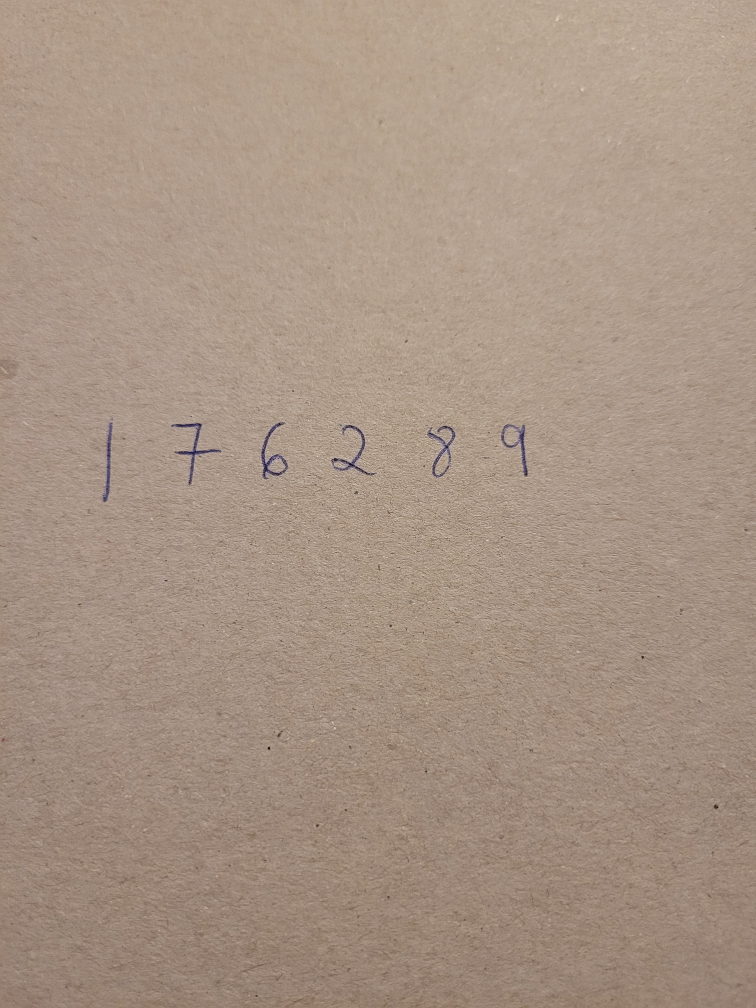
#> input picture number.jpg, 3024 x 4032 px (shown at 1/4 size)
$ python handwritten_recognition.py
#> lines starting #> are read from the running program, lines starting #| are printed output that depends on the picture; after the words box and inside, x2 and y2 are one past the last pixel; in counts of white or black regions, pixels touching at a corner belong together
import cv2
import numpy as np
import matplotlib.pyplot as plt

# import image to be used
pic = cv2.imread('number.jpg')
#> pic is the input picture: shape (4032, 3024, 3); mean B, G, R 132.6, 148.1, 167.8
grey_img = cv2.cvtColor(pic, cv2.COLOR_BGR2GRAY)
grey_img = cv2.resize(grey_img,(800,800))
#> grey_img: shape (800, 800)
plt.figure(figsize = (2,2))
cv2.imshow('grey_img', grey_img)
cv2.waitKey(0)
#closing all open windows
cv2.destroyAllWindows()

# crop picture to show just where the numbers are
crop = pic[1500:2100,300:2300]
grey_img = cv2.cvtColor(crop, cv2.COLOR_BGR2GRAY)
#> grey_img: shape (600, 2000)
cv2.imshow('crop', crop)
cv2.waitKey(0)
cv2.destroyAllWindows()

# transform picture into required format of white writing and black background
ret, threshold = cv2.threshold(grey_img, 90, 255, cv2.THRESH_BINARY_INV)
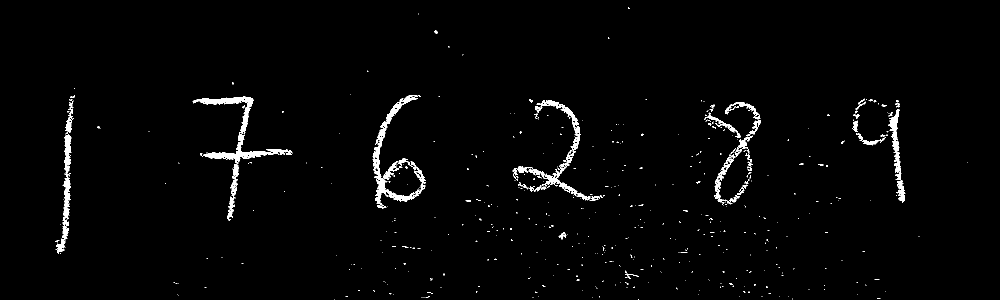
#> threshold: shape (600, 2000) (shown at 1/2 size); 1.8% white; 516 white regions (463 under 20 px), largest, box (x1, y1, x2, y2) and area: (745, 190, 851, 417) 3172, (406, 264, 584, 438) 2810, (111, 268, 143, 508) 2103
cv2.imshow('threshold', threshold)
cv2.waitKey(0)
cv2.destroyAllWindows()

# use opening to method to get rid of white dots (erosion) and then increasing whiteness in the numbers (dilation)
kernel = np.ones((3,3), np.uint8)
opening = cv2.morphologyEx(threshold, cv2.MORPH_OPEN, kernel)
#> opening: shape (600, 2000); 1.3% white; 181 white regions (84 under 20 px), largest, box (x1, y1, x2, y2) and area: (409, 298, 575, 325) 1533, (402, 193, 507, 267) 1503, (1779, 219, 1801, 345) 1096

# and then dilation again to increase white thickness in the numbers
dilate = cv2.dilate(opening,kernel, iterations=15)
#> dilate: shape (600, 2000); 10.9% white; 13 white regions, largest, box (x1, y1, x2, y2) and area: (371, 150, 597, 450) 24200, (1381, 189, 1536, 423) 23103, (731, 175, 865, 432) 21815
cv2.imshow('dilate', dilate)
cv2.waitKey(0)
cv2.destroyAllWindows()

# repeat same procedure to get rid of more noise
opening2 = cv2.morphologyEx(dilate, cv2.MORPH_OPEN, kernel)
dilate2 = cv2.dilate(opening2,kernel, iterations=15)
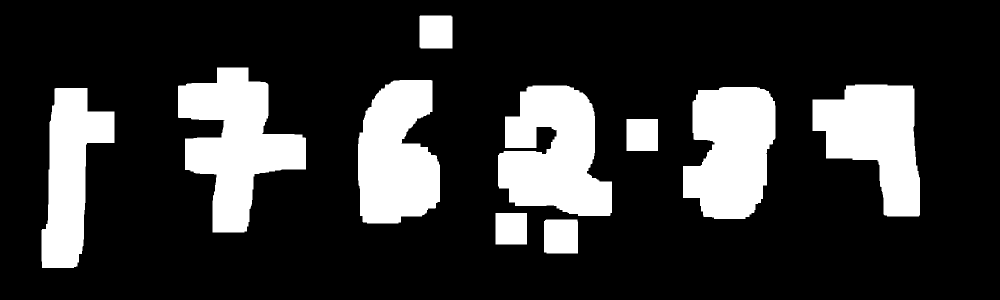
#> dilate2: shape (600, 2000) (shown at 1/2 size); 20.3% white; 10 white regions

# find the contours
contours, heirachy = cv2.findContours(dilate2,cv2.RETR_EXTERNAL,cv2.CHAIN_APPROX_NONE)
#> contours = 10 contours; largest, box (x1, y1, x2, y2) and area: (356, 135, 612, 465) 43603, (996, 171, 1224, 432) 41522, (1366, 174, 1551, 438) 37461, (716, 160, 880, 447) 36405, (1625, 169, 1840, 433) 35076

#check length of contours to see how much noise has been removed
print(len(contours))
#| 10

# draw the contours
image = crop.copy()
cv2.drawContours(image, contours,-1, (0,255,0),2)
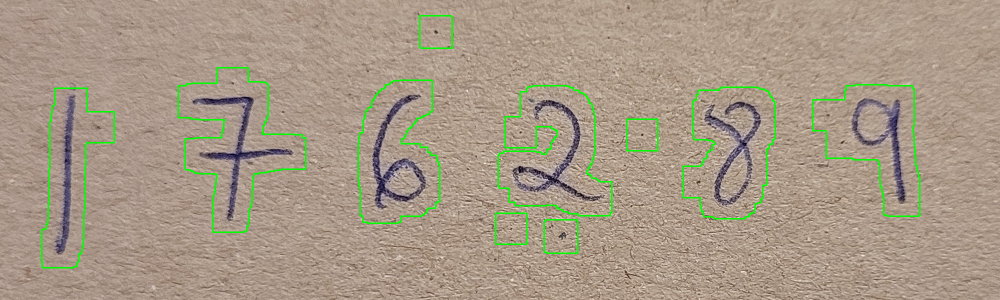
#> image: shape (600, 2000, 3) (shown at 1/2 size); mean B, G, R 134.5, 153.3, 166.7
cv2.imshow('contours', image)
cv2.waitKey(0)
cv2.destroyAllWindows()

# function to sort contours in decending order
def sort_contours(cnts, method="left-to-right"):
    # initialize the reverse flag and sort index
#> called with method = 'left-to-right'
    reverse = False
    i = 0

    # handle if we need to sort in reverse
    if method == "right-to-left" or method == "bottom-to-top":
        reverse = True

    # handle if we are sorting against the y-coordinate rather than
    # the x-coordinate of the bounding box
    if method == "top-to-bottom" or method == "bottom-to-top":
        i = 1

    # construct the list of bounding boxes and sort them from top to
    # bottom
    boundingBoxes = [cv2.boundingRect(c) for c in cnts]
#> boundingBoxes = [(1088, 439, 68, 68), (991, 426, 63, 63), (1253, 238, 63, 64), (83, 176, 146, 360), (1366, 174, 185, 264), (996, 171, 228, 261), (1625, 169, 215, 264), (716, 160, 164, 287), (356, 135, 256, 330), (839, 31, 66, 66)]
    (cnts, boundingBoxes) = zip(*sorted(zip(cnts, boundingBoxes),
                                        key=lambda b: b[1][i], reverse=reverse))
#> cnts has the same summary as contours outside sort_contours; boundingBoxes = ((83, 176, 146, 360), (356, 135, 256, 330), (716, 160, 164, 287), (839, 31, 66, 66), (991, 426, 63, 63), (996, 171, 228, 261), (1088, 439, 68, 68), (1253, 238, 63, 64), (1366, 174, 185, 264), (1625, 169, 215, 264))
    # return the list of sorted contours and bounding boxes
    return (cnts, boundingBoxes)

# calling the function
cnts, bboxs = sort_contours(contours)
#> cnts has the same summary as contours; bboxs has the same summary as boundingBoxes in sort_contours
print(len(cnts))
#| 10


# create lists for x,y w and h
xss = []
yss = []
wss = []
hss = []
for i in cnts:
    (xs, ys, ws, hs) = cv2.boundingRect(i)
    if (ws >= 0) and (hs >= 100):
        xss.append(xs)
        yss.append(ys)
        wss.append(ws)
        hss.append(hs)
        i+=1
#> this loop made 10 passes
#> after the loop, hss = [360, 330, 287, 261, 264, 264]; wss = [146, 256, 164, 228, 185, 215]; xss = [83, 356, 716, 996, 1366, 1625]; yss = [176, 135, 160, 171, 174, 169]

# crop picture to get each individual number separately
ind_numbers = []
for x,y,w,h in zip(xss,yss,wss,hss):
    one = crop[y:y+h, x:x+w]
    ind_numbers.append(one)
#> this loop made 6 passes
#> pass 1, `one = crop[y:y+h, x:x+w]`:
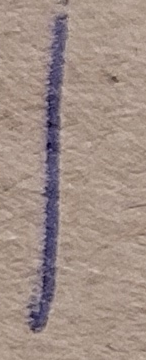
#> one: shape (360, 146, 3); mean B, G, R 134.1, 142.8, 161.2
#> pass 3, `one = crop[y:y+h, x:x+w]`:
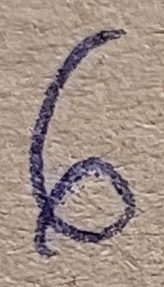
#> one: shape (287, 164, 3); mean B, G, R 134.6, 143.6, 160.9
#> after the loop, ind_numbers = 6 items

# function to preprocess the number images
def preproc(img):
    #convert pics to greyscale
    gray_img = cv2.cvtColor(img, cv2.COLOR_BGR2GRAY)

    #resize
    gray_img = cv2.resize(gray_img,(28,28))

    #change colour using otsu
    ret, otsu = cv2.threshold(gray_img, 0, 255, cv2.THRESH_BINARY_INV +cv2.THRESH_OTSU)
    #return plt.imshow(otsu, cmap = 'gray')
    return otsu

#preprocess the images
numbers = []
for i in ind_numbers:
    clean = preproc(i)
    numbers.append(clean)
#> this loop made 6 passes
#> ret in preproc on passes 1 to 6: 116, 113, 114, 125, 124, 120
#> pass 2, in preproc (call 2), `gray_img = cv2.cvtColor(img, cv2.COLOR_BGR2GRAY)`:
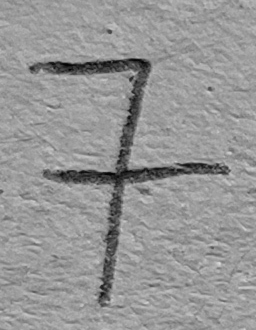
#> gray_img: shape (330, 256); min 3, max 222, mean 150.4
#> after the loop, numbers = 6 items

# saving images to files
cv2.imwrite('nums/one.png',numbers[0])
cv2.imwrite('nums/seven.png',numbers[1])
cv2.imwrite('nums/six.png',numbers[2])
cv2.imwrite('nums/two.png',numbers[3])
cv2.imwrite('nums/eight.png',numbers[4])
cv2.imwrite('nums/nine.png',numbers[5])
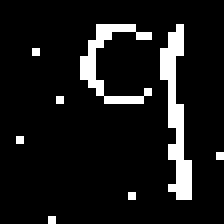
#> saved as nine.png: shape (28, 28) (shown 8 times larger); 9.3% white in thin lines or dots, all inside (x1, y1, x2, y2) = (2, 3, 28, 28)
